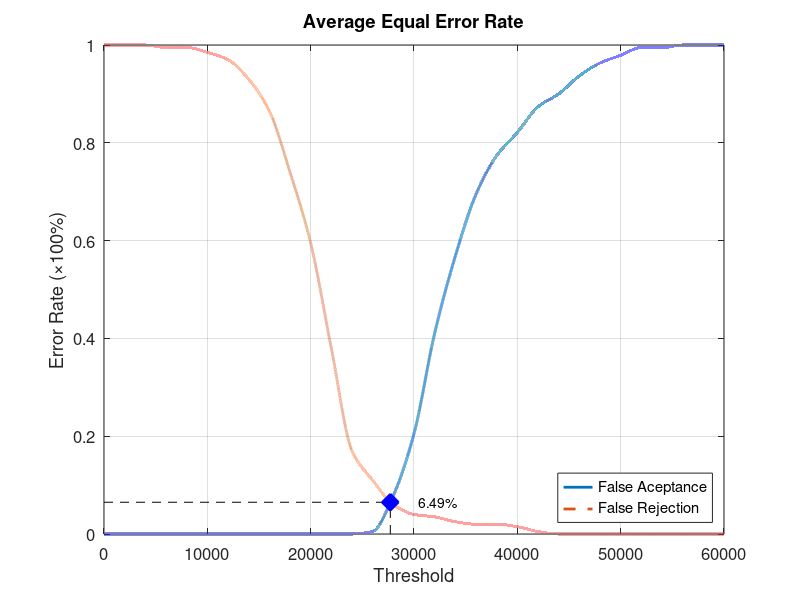
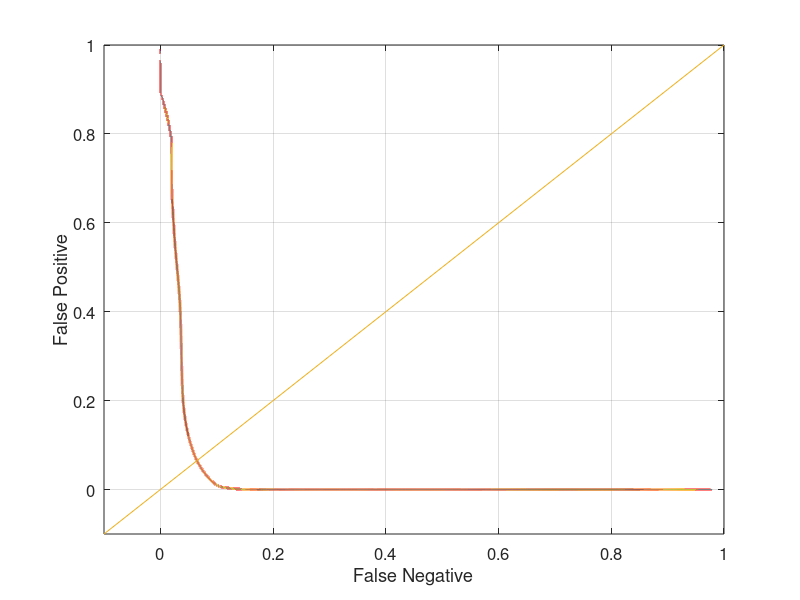

MATLAB code for these plots, in order:
function yEER = Database5_3
close all;
clear;
clc;
x = 0:2000:60000;
xq = 0:0.5:60000;

y0 = [0 0 0 0 0 0 0 0 0 0 0 0 0 0.00526316 0.0789474 0.205263 0.410526 0.568421 0.694737 0.773684 0.821053 0.873684 0.9 0.936842 0.963158 0.978947 0.994737 0.994737 1 1 1];
yy0 = interp1(x, y0, xq, 'pchip');
y1 = [1 1 1 0.995 0.995 0.985 0.97 0.93 0.865 0.74 0.595 0.38 0.17 0.11 0.06 0.04 0.035 0.025 0.02 0.02 0.015 0.005 0 0 0 0 0 0 0 0 0];
yy1 = interp1(x, y1, xq, 'pchip');

% Calculating EER: 
y2 = abs(y0 - y1);
find(y2 == min(y2))
yy2 = abs(yy0 - yy1);
xEER = find(yy2 == min(yy2));
xEERIndex = xq(xEER) % X-axis EER
yEER = yy0(xEER) % Y-axis EER

main = figure
plot(xq, yy0,'-','LineWidth', 2);	hold on
plot(xq, yy1,'--','LineWidth', 2);	hold on
plot([xEERIndex xEERIndex], [0 yEER], 'k--');	hold on
plot([0 xEERIndex], [yEER yEER], 'k--');	hold on
plot(xEERIndex, yEER, 'bx', 'LineWidth', 10);	hold on
text(xEERIndex + 10 * xEERIndex / 100, yEER, [num2str(round((10000 * yEER)) / 100) '%'])
legend('False Aceptance', 'False Rejection', 'Location', 'SouthEast')
xlabel('Threshold')
ylabel('Error Rate (\times100%)')
title('Average Equal Error Rate')
set(gca, 'FontSize', 12)
axis([0 60000 0 1])
grid on

print(main, 'Database5_3Main', '-dpng');
FNRxFPR = figure('Color', [1 1 1]);
plot(yy1, yy0, '-', yy1, yy0, 'LineWidth', 2);
hold on
y = -0.1:0.1:1
plot(y, y); 
set(gca, 'FontSize', 12)
xlabel('False Negative')
ylabel('False Positive')
axis([-0.1 1 -0.1 1])
set(gca, 'FontSize', 12)
grid on

print(FNRxFPR, 'Database5_3FNRxFPR','-dpng');
end
